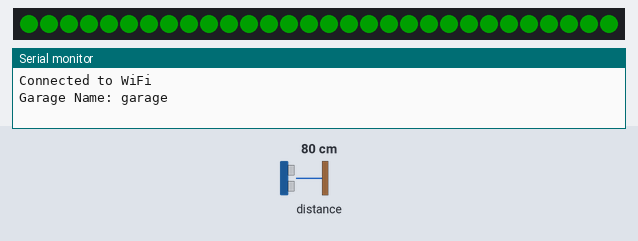
The sketch below on a simulated ESP32. On the bench: 30 RGB LEDs in strip order, left to right, the last lines printed to the serial monitor. Inputs (shaded band) come from the test bench; at power-on: distance to the obstacle 80 cm. Dim RGB values are drawn brighter than linear; WiFi joins after 1.5 s; servers stay silent unless stated; random numbers use the default seed unless the sketch sets one; EEPROM starts erased; no MQTT or app messages arrive unless stated.

Above: at 2.7 s.
2.8 s: distance to the obstacle set to 2 cm
At 5.33 s:
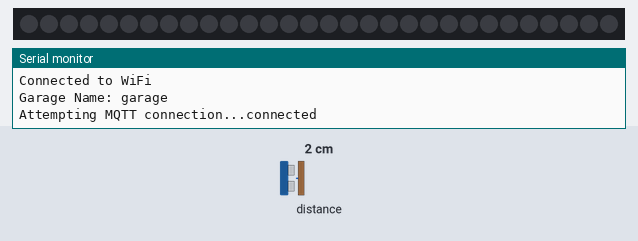
5.8 s: distance to the obstacle set to 120 cm
At 7.0 s:
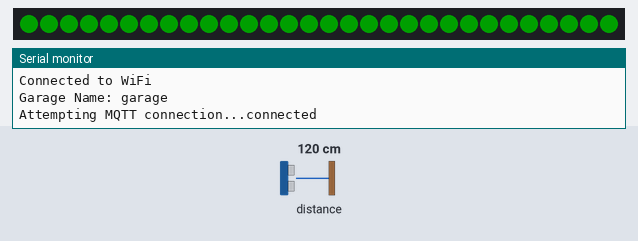
7.3 s: distance to the obstacle set to 4 cm
At 7.9 s:
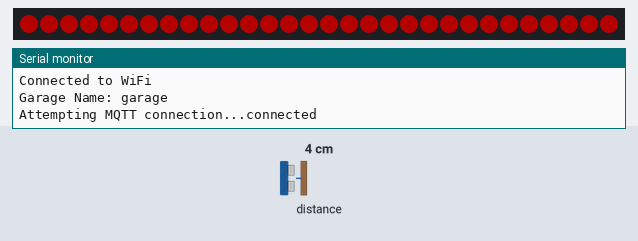
10.3 s: distance to the obstacle set to 250 cm
11.8 s: distance to the obstacle set to 203 cm
13.3 s: distance to the obstacle set to 195 cm
At 13.75 s:
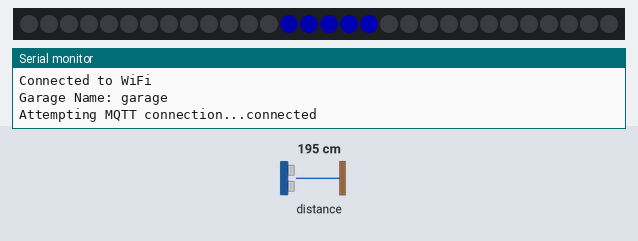
Timing chart, 0 to 16.3 s (numbered marks = the images above; inputs shaded):
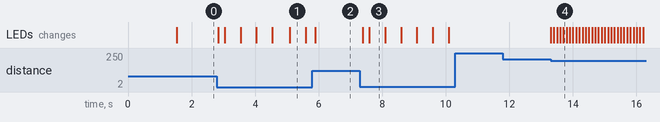

The sketch:

parking_assistant.ino
```cpp
#include <WiFi.h>
#include <WiFiManager.h>
#include <PubSubClient.h>
#include <Wire.h>
#include <Adafruit_VL53L0X.h>
#include <FastLED.h>
#include <ArduinoJson.h>
#include <EEPROM.h>

// MQTT Settings
const char* mqtt_server = "YOUR_MQTT_SERVER";
const int mqtt_port = 1883;
const char* mqtt_user = "YOUR_MQTT_USER";
const char* mqtt_password = "YOUR_MQTT_PASSWORD";

// MQTT Topics - will be prefixed with garage name
char MQTT_DISTANCE_TOPIC[50];
char MQTT_STATE_TOPIC[50];
char MQTT_STATUS_TOPIC[50];

// Garage name storage
char garage_name[32] = "garage"; // Default name
#define EEPROM_SIZE 64
#define GARAGE_NAME_ADDRESS 0

// LED Strip
#define NUM_LEDS 30
#define LED_PIN 5
CRGB leds[NUM_LEDS];

// VL53L0X sensor
Adafruit_VL53L0X sensor = Adafruit_VL53L0X();

// State thresholds (in mm)
const int THRESHOLD_GONE = 2000;
const int THRESHOLD_APPROACHING = 1300;
const int THRESHOLD_PARKED = 700;

// State definitions
enum ParkingState {
  GONE,
  APPROACHING,
  PARKED,
  TOO_CLOSE
};

ParkingState currentState = GONE;
unsigned long lastMeasurement = 0;
const int MEASUREMENT_INTERVAL = 100; // 100ms between measurements

WiFiClient espClient;
PubSubClient client(espClient);

void loadGarageName() {
  EEPROM.begin(EEPROM_SIZE);
  if (EEPROM.read(GARAGE_NAME_ADDRESS) != 255) { // Check if EEPROM has been written to
    for (int i = 0; i < 32; i++) {
      garage_name[i] = EEPROM.read(GARAGE_NAME_ADDRESS + i);
      if (garage_name[i] == '\0') break;
    }
  }
  EEPROM.end();

  // Update MQTT topics with garage name
  snprintf(MQTT_DISTANCE_TOPIC, 50, "homeassistant/%s/parking/distance", garage_name);
  snprintf(MQTT_STATE_TOPIC, 50, "homeassistant/%s/parking/state", garage_name);
  snprintf(MQTT_STATUS_TOPIC, 50, "homeassistant/%s/parking/status", garage_name);
}

void saveGarageName(const char* name) {
  EEPROM.begin(EEPROM_SIZE);
  for (int i = 0; i < 32; i++) {
    EEPROM.write(GARAGE_NAME_ADDRESS + i, name[i]);
    if (name[i] == '\0') break;
  }
  EEPROM.commit();
  EEPROM.end();

  strncpy(garage_name, name, 31);
  garage_name[31] = '\0'; // Ensure null termination

  // Update MQTT topics with new garage name
  snprintf(MQTT_DISTANCE_TOPIC, 50, "homeassistant/%s/parking/distance", garage_name);
  snprintf(MQTT_STATE_TOPIC, 50, "homeassistant/%s/parking/state", garage_name);
  snprintf(MQTT_STATUS_TOPIC, 50, "homeassistant/%s/parking/status", garage_name);
}

void setup() {
  Serial.begin(115200);

  // Initialize LED strip
  FastLED.addLeds<WS2811, LED_PIN, GRB>(leds, NUM_LEDS);
  FastLED.setBrightness(64);

  // Initialize VL53L0X
  if (!sensor.begin()) {
    Serial.println("Failed to initialize VL53L0X!");
    while(1);
  }

  // Load saved garage name
  loadGarageName();

  // Setup WiFiManager
  WiFiManager wifiManager;

  // Add custom parameter for garage name
  WiFiManagerParameter custom_garage_name("garage_name", "Garage Name", garage_name, 31);
  wifiManager.addParameter(&custom_garage_name);

  // Set custom AP name
  String apName = "ParkingAssistant-" + String((uint32_t)ESP.getEfuseMac(), HEX);

  // Configure portal timeout
  wifiManager.setConfigPortalTimeout(180); // 3 minutes timeout

  // Set callback for when WiFi configuration fails and enters AP mode
  wifiManager.setAPCallback([](WiFiManager *myWiFiManager) {
    Serial.println("Entered config mode");
    Serial.println(WiFi.softAPIP());
    // Show blue breathing pattern on LEDs to indicate AP mode
    for(int i = 0; i < NUM_LEDS; i++) {
      leds[i] = CRGB::Blue;
      FastLED.setBrightness(((millis() / 20) % 128));
      FastLED.show();
    }
  });

  // Set save config callback
  wifiManager.setSaveConfigCallback([&custom_garage_name]() {
    Serial.println("Config saved");
    if (strlen(custom_garage_name.getValue()) > 0) {
      saveGarageName(custom_garage_name.getValue());
    }
  });

  // Try to connect to saved WiFi, if it fails, start config portal
  if (!wifiManager.autoConnect(apName.c_str())) {
    Serial.println("Failed to connect and hit timeout");
    // Reset and try again
    ESP.restart();
    delay(1000);
  }

  Serial.println("Connected to WiFi");
  Serial.print("Garage Name: ");
  Serial.println(garage_name);

  // Setup MQTT
  client.setServer(mqtt_server, mqtt_port);
}

void reconnect() {
  static unsigned long lastReconnectAttempt = 0;
  unsigned long now = millis();

  // Try to reconnect every 5 seconds
  if (now - lastReconnectAttempt > 5000) {
    lastReconnectAttempt = now;

    if (!client.connected()) {
      Serial.print("Attempting MQTT connection...");
      String clientId = "ESP32Parking-";
      clientId += String(random(0xffff), HEX);

      if (client.connect(clientId.c_str(), mqtt_user, mqtt_password)) {
        Serial.println("connected");
        publishStatus("online");
      } else {
        Serial.print("failed, rc=");
        Serial.print(client.state());
        Serial.println(" retrying in 5 seconds");

        // Show yellow breathing pattern to indicate MQTT disconnection
        for(int i = 0; i < NUM_LEDS; i++) {
          leds[i] = CRGB::Yellow;
          FastLED.setBrightness(((millis() / 20) % 128));
          FastLED.show();
        }
      }
    }
  }
}

void publishStatus(const char* status) {
  StaticJsonDocument<200> doc;
  doc["status"] = status;
  char buffer[200];
  serializeJson(doc, buffer);
  client.publish(MQTT_STATUS_TOPIC, buffer, true);
}

void updateLEDs(ParkingState state, int distance) {
  switch(state) {
    case GONE:
      fill_solid(leds, NUM_LEDS, CRGB::Black);
      break;

    case APPROACHING:
      // Blue moving pattern
      fadeToBlackBy(leds, NUM_LEDS, 20);
      int pos = (millis() / 100) % NUM_LEDS;
      leds[pos] = CRGB::Blue;
      break;

    case PARKED:
      fill_solid(leds, NUM_LEDS, CRGB::Green);
      break;

    case TOO_CLOSE:
      // Red flashing
      fill_solid(leds, NUM_LEDS, ((millis() / 500) % 2) ? CRGB::Red : CRGB::Black);
      break;
  }
  FastLED.show();
}

ParkingState getStateFromDistance(int distance) {
  if (distance > THRESHOLD_GONE) return GONE;
  if (distance > THRESHOLD_APPROACHING) return APPROACHING;
  if (distance > THRESHOLD_PARKED) return PARKED;
  return TOO_CLOSE;
}

void publishDistance(int distance) {
  char buffer[10];
  dtostrf(distance / 1000.0, 4, 2, buffer); // Convert to meters
  client.publish(MQTT_DISTANCE_TOPIC, buffer);
}

void publishState(ParkingState state) {
  const char* states[] = {"GONE", "APPROACHING", "PARKED", "TOO_CLOSE"};
  client.publish(MQTT_STATE_TOPIC, states[state]);
}

void loop() {
  if (!client.connected()) {
    reconnect();
  }
  client.loop();

  unsigned long currentMillis = millis();
  if (currentMillis - lastMeasurement >= MEASUREMENT_INTERVAL) {
    VL53L0X_RangingMeasurementData_t measure;
    sensor.rangingTest(&measure, false);

    if (measure.RangeStatus != 4) {  // Valid measurement
      int distance = measure.RangeMilliMeter;
      ParkingState newState = getStateFromDistance(distance);

      if (newState != currentState) {
        currentState = newState;
        publishState(currentState);
      }

      publishDistance(distance);
      updateLEDs(currentState, distance);
    }

    lastMeasurement = currentMillis;
  }
}
```

Measured:
- after the input at 2.8 s, the LEDs: first change at once (image 1 shows a later state)
- after the input at 7.3 s, the LEDs: first change after 0.09 s (image 3 shows a later state)
- after the input at 10.3 s, every drawn part: stays the same
- after the input at 11.8 s, every drawn part: stays the same
- after the input at 13.3 s, the LEDs: first change at once (image 4 shows a later state)
- what the display in image 1 shows lasts 0.5 s, from 5.1 s to 5.6 s
